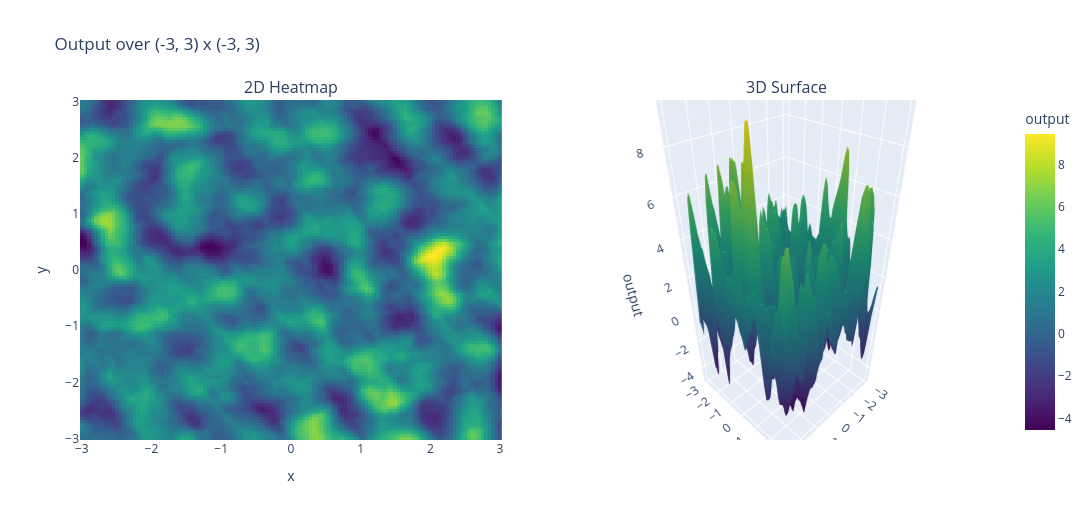

Write notebook code for a chart like this one.
### Code cell
import plotly.graph_objects as go
from plotly.subplots import make_subplots


def evaluate_on_grid(model, x_range=(-10, 10), y_range=(-10, 10), resolution=120):
    x = np.linspace(x_range[0], x_range[1], resolution)
    y = np.linspace(y_range[0], y_range[1], resolution)
    xx, yy = np.meshgrid(x, y)
    grid = np.stack([xx.flatten(), yy.flatten()], axis=-1)

    with torch.no_grad():
        inputs = torch.from_numpy(grid).float()
        outputs = model(inputs).numpy().reshape(resolution, resolution)

    return x, y, xx, yy, outputs


def plot_2d_3d(model, x_range=(-10, 10), y_range=(-10, 10), resolution=120):
    x, y, xx, yy, outputs = evaluate_on_grid(
        model, x_range=x_range, y_range=y_range, resolution=resolution
    )

    # 2D heatmap and 3D surface side-by-side
    fig = make_subplots(
        rows=1,
        cols=2,
        specs=[[{"type": "heatmap"}, {"type": "surface"}]],
        subplot_titles=("2D Heatmap", "3D Surface"),
        horizontal_spacing=0.08,
    )

    fig.add_trace(
        go.Heatmap(
            z=outputs, x=x, y=y, colorscale="Viridis", colorbar=dict(title="output")
        ),
        row=1,
        col=1,
    )

    fig.add_trace(
        go.Surface(z=outputs, x=xx, y=yy, colorscale="Viridis", showscale=False),
        row=1,
        col=2,
    )

    fig.update_xaxes(title_text="x", row=1, col=1)
    fig.update_yaxes(title_text="y", row=1, col=1)
    fig.update_scenes(
        xaxis_title="x", yaxis_title="y", zaxis_title="output", row=1, col=2
    )
    fig.update_layout(
        height=520, width=1200, title=f"Output over {x_range} x {y_range}"
    )
    fig.show()


s = 1
r = (-s, s)
plot_2d_3d(model, x_range=r, y_range=r, resolution=120)

### Figure 1 — Plotly figure (JSON) as saved in the notebook; plotly's stock layout.template omitted (floating-point values rounded to 4 significant figures; data arrays with more than 128 entries replaced by an {"elided": "..."} marker saying what was removed)
{"data": [{"colorbar": {"title": {"text": "output"}}, "colorscale": [[0, "#440154"], [0.1111, "#482878"], [0.2222, "#3e4989"], [0.3333, "#31688e"], [0.4444, "#26828e"], [0.5556, "#1f9e89"], [0.6667, "#35b779"], [0.7778, "#6ece58"], [0.8889, "#b5de2b"], [1, "#fde725"]], "type": "heatmap", "x": [-3.0, -2.95, -2.899, -2.849, -2.798, -2.748, -2.697, -2.647, -2.597, -2.546, -2.496, -2.445, -2.395, -2.345, -2.294, -2.244, -2.193, -2.143, -2.092, -2.042, -1.992, -1.941, -1.891, -1.84, -1.79, -1.739, -1.689, -1.639, -1.588, -1.538, -1.487, -1.437, -1.387, -1.336, -1.286, -1.235, -1.185, -1.134, -1.084, -1.034, -0.9832, -0.9328, -0.8824, -0.8319, -0.7815, -0.7311, -0.6807, -0.6303, -0.5798, -0.5294, -0.479, -0.4286, -0.3782, -0.3277, -0.2773, -0.2269, -0.1765, -0.1261, -0.07563, -0.02521, 0.02521, 0.07563, 0.1261, 0.1765, 0.2269, 0.2773, 0.3277, 0.3782, 0.4286, 0.479, 0.5294, 0.5798, 0.6303, 0.6807, 0.7311, 0.7815, 0.8319, 0.8824, 0.9328, 0.9832, 1.034, 1.084, 1.134, 1.185, 1.235, 1.286, 1.336, 1.387, 1.437, 1.487, 1.538, 1.588, 1.639, 1.689, 1.739, 1.79, 1.84, 1.891, 1.941, 1.992, 2.042, 2.092, 2.143, 2.193, 2.244, 2.294, 2.345, 2.395, 2.445, 2.496, 2.546, 2.597, 2.647, 2.697, 2.748, 2.798, 2.849, 2.899, 2.95, 3.0], "xaxis": "x", "y": [-3.0, -2.95, -2.899, -2.849, -2.798, -2.748, -2.697, -2.647, -2.597, -2.546, -2.496, -2.445, -2.395, -2.345, -2.294, -2.244, -2.193, -2.143, -2.092, -2.042, -1.992, -1.941, -1.891, -1.84, -1.79, -1.739, -1.689, -1.639, -1.588, -1.538, -1.487, -1.437, -1.387, -1.336, -1.286, -1.235, -1.185, -1.134, -1.084, -1.034, -0.9832, -0.9328, -0.8824, -0.8319, -0.7815, -0.7311, -0.6807, -0.6303, -0.5798, -0.5294, -0.479, -0.4286, -0.3782, -0.3277, -0.2773, -0.2269, -0.1765, -0.1261, -0.07563, -0.02521, 0.02521, 0.07563, 0.1261, 0.1765, 0.2269, 0.2773, 0.3277, 0.3782, 0.4286, 0.479, 0.5294, 0.5798, 0.6303, 0.6807, 0.7311, 0.7815, 0.8319, 0.8824, 0.9328, 0.9832, 1.034, 1.084, 1.134, 1.185, 1.235, 1.286, 1.336, 1.387, 1.437, 1.487, 1.538, 1.588, 1.639, 1.689, 1.739, 1.79, 1.84, 1.891, 1.941, 1.992, 2.042, 2.092, 2.143, 2.193, 2.244, 2.294, 2.345, 2.395, 2.445, 2.496, 2.546, 2.597, 2.647, 2.697, 2.748, 2.798, 2.849, 2.899, 2.95, 3.0], "yaxis": "y", "z": {"elided": "120x120 float values"}}, {"colorscale": [[0, "#440154"], [0.1111, "#482878"], [0.2222, "#3e4989"], [0.3333, "#31688e"], [0.4444, "#26828e"], [0.5556, "#1f9e89"], [0.6667, "#35b779"], [0.7778, "#6ece58"], [0.8889, "#b5de2b"], [1, "#fde725"]], "scene": "scene", "showscale": false, "type": "surface", "x": {"elided": "120x120 float values"}, "y": {"elided": "120x120 float values"}, "z": {"elided": "120x120 float values"}}], "layout": {"annotations": [{"font": {"size": 16}, "showarrow": false, "text": "2D Heatmap", "x": 0.23, "xanchor": "center", "xref": "paper", "y": 1, "yanchor": "bottom", "yref": "paper"}, {"font": {"size": 16}, "showarrow": false, "text": "3D Surface", "x": 0.77, "xanchor": "center", "xref": "paper", "y": 1, "yanchor": "bottom", "yref": "paper"}], "height": 520, "scene": {"domain": {"x": [0.54, 1], "y": [0, 1]}, "xaxis": {"title": {"text": "x"}}, "yaxis": {"title": {"text": "y"}}, "zaxis": {"title": {"text": "output"}}}, "title": {"text": "Output over (-3, 3) x (-3, 3)"}, "width": 1200, "xaxis": {"anchor": "y", "domain": [0, 0.46], "title": {"text": "x"}}, "yaxis": {"anchor": "x", "domain": [0, 1], "title": {"text": "y"}}}}
